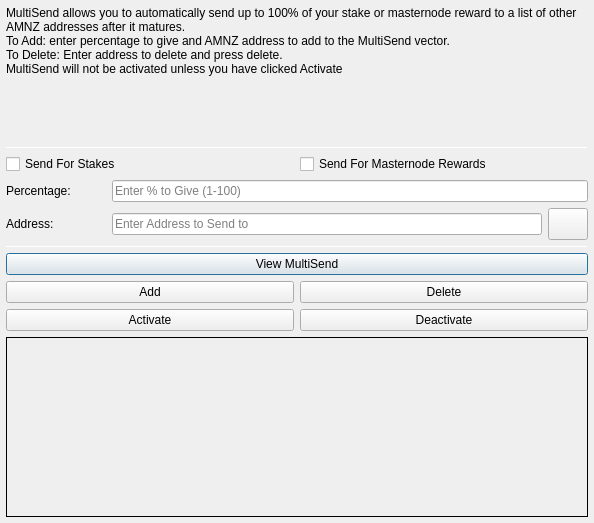
<?xml version="1.0" encoding="UTF-8"?>
<ui version="4.0">
 <class>MultiSendDialog</class>
 <widget class="QDialog" name="MultiSendDialog">
  <property name="windowModality">
   <enum>Qt::NonModal</enum>
  </property>
  <property name="geometry">
   <rect>
    <x>0</x>
    <y>0</y>
    <width>594</width>
    <height>523</height>
   </rect>
  </property>
  <property name="windowTitle">
   <string>MultiSend</string>
  </property>
  <layout class="QVBoxLayout" name="verticalLayout" stretch="0">
   <property name="leftMargin">
    <number>6</number>
   </property>
   <property name="topMargin">
    <number>6</number>
   </property>
   <property name="rightMargin">
    <number>6</number>
   </property>
   <property name="bottomMargin">
    <number>6</number>
   </property>
   <item>
    <layout class="QVBoxLayout" name="verticalLayout_Main" stretch="1,1,1,1,1,1">
     <item>
      <widget class="QLabel" name="label_2">
       <property name="lineWidth">
        <number>1</number>
       </property>
       <property name="text">
        <string>MultiSend allows you to automatically send up to 100% of your stake or masternode reward to a list of other AMNZ addresses after it matures.
To Add: enter percentage to give and AMNZ address to add to the MultiSend vector.
To Delete: Enter address to delete and press delete.
MultiSend will not be activated unless you have clicked Activate</string>
       </property>
       <property name="alignment">
        <set>Qt::AlignLeading|Qt::AlignLeft|Qt::AlignTop</set>
       </property>
       <property name="wordWrap">
        <bool>true</bool>
       </property>
      </widget>
     </item>
     <item>
      <widget class="Line" name="line">
       <property name="minimumSize">
        <size>
         <width>0</width>
         <height>1</height>
        </size>
       </property>
       <property name="maximumSize">
        <size>
         <width>16777215</width>
         <height>1</height>
        </size>
       </property>
       <property name="orientation">
        <enum>Qt::Horizontal</enum>
       </property>
      </widget>
     </item>
     <item>
      <layout class="QVBoxLayout" name="verticalLayout_Settings">
       <item>
        <layout class="QHBoxLayout" name="horizontalLayout">
         <item>
          <widget class="QCheckBox" name="multiSendStakeCheckBox">
           <property name="text">
            <string>Send For Stakes</string>
           </property>
          </widget>
         </item>
         <item>
          <widget class="QCheckBox" name="multiSendMasternodeCheckBox">
           <property name="text">
            <string>Send For Masternode Rewards</string>
           </property>
          </widget>
         </item>
        </layout>
       </item>
       <item>
        <layout class="QHBoxLayout" name="horizontalLayout_6">
         <item>
          <widget class="QLabel" name="label">
           <property name="minimumSize">
            <size>
             <width>100</width>
             <height>0</height>
            </size>
           </property>
           <property name="toolTip">
            <string>Percentage of stake to send</string>
           </property>
           <property name="text">
            <string>Percentage:</string>
           </property>
          </widget>
         </item>
         <item>
          <widget class="QLineEdit" name="multiSendPercentEdit">
           <property name="toolTip">
            <string>Enter whole numbers 1 - 100</string>
           </property>
           <property name="placeholderText">
            <string>Enter % to Give (1-100)</string>
           </property>
          </widget>
         </item>
        </layout>
       </item>
       <item>
        <layout class="QHBoxLayout" name="horizontalLayout_7">
         <item>
          <widget class="QLabel" name="label_5">
           <property name="minimumSize">
            <size>
             <width>100</width>
             <height>0</height>
            </size>
           </property>
           <property name="toolTip">
            <string>Address to send portion of stake to</string>
           </property>
           <property name="text">
            <string>Address:</string>
           </property>
          </widget>
         </item>
         <item>
          <widget class="QLineEdit" name="multiSendAddressEdit">
           <property name="toolTip">
            <string/>
           </property>
           <property name="placeholderText">
            <string>Enter Address to Send to</string>
           </property>
          </widget>
         </item>
         <item>
          <widget class="QPushButton" name="addressBookButton">
           <property name="maximumSize">
            <size>
             <width>16777215</width>
             <height>32</height>
            </size>
           </property>
           <property name="toolTip">
            <string>Choose an address from the address book</string>
           </property>
           <property name="text">
            <string/>
           </property>
           <property name="icon">
            <iconset resource="../amnesia.qrc">
             <normaloff>:/icons/address-book</normaloff>:/icons/address-book</iconset>
           </property>
           <property name="shortcut">
            <string>Alt+A</string>
           </property>
           <property name="autoDefault">
            <bool>false</bool>
           </property>
          </widget>
         </item>
        </layout>
       </item>
      </layout>
     </item>
     <item>
      <widget class="Line" name="line_2">
       <property name="minimumSize">
        <size>
         <width>0</width>
         <height>1</height>
        </size>
       </property>
       <property name="maximumSize">
        <size>
         <width>16777215</width>
         <height>1</height>
        </size>
       </property>
       <property name="orientation">
        <enum>Qt::Horizontal</enum>
       </property>
      </widget>
     </item>
     <item>
      <layout class="QVBoxLayout" name="verticalLayout_Buttons">
       <item>
        <layout class="QHBoxLayout" name="horizontalLayout_4">
         <item>
          <widget class="QPushButton" name="viewButton">
           <property name="toolTip">
            <string/>
           </property>
           <property name="statusTip">
            <string>View MultiSend Vector</string>
           </property>
           <property name="text">
            <string>View MultiSend</string>
           </property>
          </widget>
         </item>
        </layout>
       </item>
       <item>
        <layout class="QHBoxLayout" name="horizontalLayout_2">
         <item>
          <widget class="QPushButton" name="addButton">
           <property name="toolTip">
            <string/>
           </property>
           <property name="statusTip">
            <string>Add to MultiSend Vector</string>
           </property>
           <property name="text">
            <string>Add</string>
           </property>
          </widget>
         </item>
         <item>
          <widget class="QPushButton" name="deleteButton">
           <property name="toolTip">
            <string/>
           </property>
           <property name="statusTip">
            <string>Delete Address From MultiSend Vector</string>
           </property>
           <property name="text">
            <string>Delete</string>
           </property>
          </widget>
         </item>
        </layout>
       </item>
       <item>
        <layout class="QHBoxLayout" name="horizontalLayout_5">
         <item>
          <widget class="QPushButton" name="activateButton">
           <property name="statusTip">
            <string>Activate MultiSend</string>
           </property>
           <property name="text">
            <string>Activate</string>
           </property>
          </widget>
         </item>
         <item>
          <widget class="QPushButton" name="disableButton">
           <property name="statusTip">
            <string>Deactivate MultiSend</string>
           </property>
           <property name="text">
            <string>Deactivate</string>
           </property>
          </widget>
         </item>
        </layout>
       </item>
      </layout>
     </item>
     <item>
      <widget class="QLabel" name="message">
       <property name="minimumSize">
        <size>
         <width>0</width>
         <height>180</height>
        </size>
       </property>
       <property name="frameShape">
        <enum>QFrame::Panel</enum>
       </property>
       <property name="frameShadow">
        <enum>QFrame::Plain</enum>
       </property>
       <property name="lineWidth">
        <number>1</number>
       </property>
       <property name="midLineWidth">
        <number>1</number>
       </property>
       <property name="text">
        <string/>
       </property>
       <property name="alignment">
        <set>Qt::AlignLeading|Qt::AlignLeft|Qt::AlignTop</set>
       </property>
       <property name="wordWrap">
        <bool>true</bool>
       </property>
      </widget>
     </item>
    </layout>
   </item>
  </layout>
 </widget>
 <resources>
  <include location="../amnesia.qrc"/>
 </resources>
 <connections/>
</ui>
